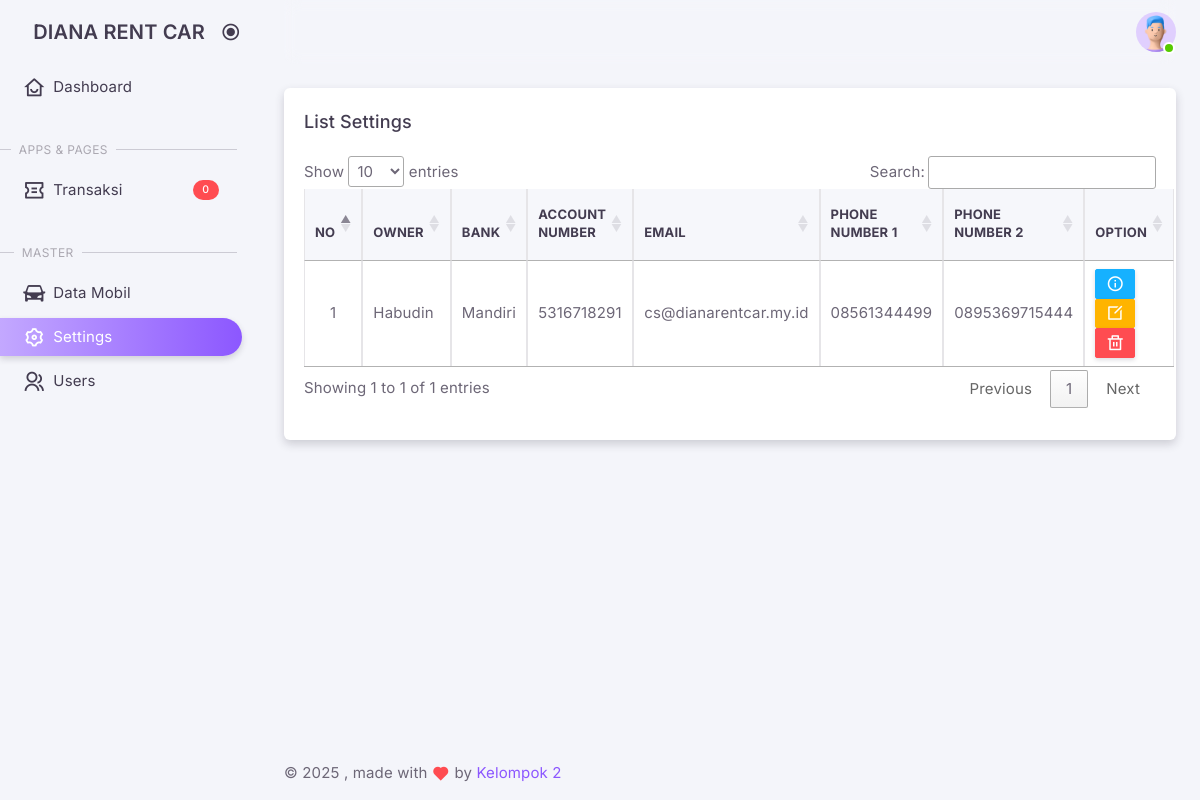
Screenshot of /admin/index.php?views=setting_list (signed in) with the database file from the repository.
### tables this page shows
CREATE TABLE IF NOT EXISTS `tm_settings` (
  `id` int NOT NULL AUTO_INCREMENT,
  `uuid` varchar(40) NOT NULL,
  `owner` varchar(50) NOT NULL,
  `photo` varchar(255) NOT NULL,
  `bank` varchar(50) NOT NULL,
  `account_number` varchar(50) NOT NULL,
  `account_name` varchar(50) NOT NULL,
  `address` text NOT NULL,
  `email` varchar(50) NOT NULL,
  `phone_number_1` varchar(14) NOT NULL,
  `phone_number_2` varchar(14) DEFAULT NULL,
  `agreement_1` text NOT NULL,
  `agreement_2` text NOT NULL,
  `visi` text NOT NULL,
  `misi` text NOT NULL,
  `about_company` text NOT NULL,
  `history_company` text NOT NULL,
  `about_footer` text NOT NULL,
  `facebook` varchar(255) DEFAULT NULL,
  `instagram` varchar(255) DEFAULT NULL,
  `twitter` varchar(255) DEFAULT NULL,
  `tiktok` varchar(255) DEFAULT NULL,
  `created_at` timestamp NULL DEFAULT CURRENT_TIMESTAMP,
  `updated_at` timestamp NULL DEFAULT CURRENT_TIMESTAMP ON UPDATE CURRENT_TIMESTAMP,
  PRIMARY KEY (`id`),
  UNIQUE KEY `id` (`id`)
);

### classes/Setting.php (called while the page is built, shortened)
<?php
class Setting
{
    private $conn;
    private $table = 'tm_settings';
    public function __construct()
    {
        $db = new Database();
        $this->conn = $db->connect();
    }
    public function list()
    {
        $query = "SELECT * FROM " . $this->table;
        $stmt = $this->conn->query($query);
        return $stmt->fetchAll(PDO::FETCH_ASSOC);
    }
}

### classes/DatabaseExample.php (called while the page is built, shortened)
<?php
class Database
{
    private $host = 'localhost';
    private $db_name = 'dianarentcar';
    private $username = 'root';
    private $password = '';
    public function connect()
    {
        $this->conn = null;
        try {
            $this->conn = new PDO("mysql:host=" . $this->host . ";dbname=" . $this->db_name, $this->username, $this->password);
            $this->conn->setAttribute(PDO::ATTR_ERRMODE, PDO::ERRMODE_EXCEPTION);
        } catch (PDOException $e) {
            echo "Connection Error: " . $e->getMessage();
        }
        return $this->conn;
    }
}

### admin/pages/setting/list.php (the view, shortened to what this page needs)
<?php
require_once '../classes/Setting.php';
$getSetting = new Setting();
$settings = $getSetting->list();
$no = 1;
?>
<div class="container-xxl flex-grow-1 container-p-y">
    <div class="row gy-6">
        <div class="col-12">
            <div class="card overflow-hidden">
                <div class="card-header d-flex justify-content-between align-items-center">
                    <h5 class="mb-0">List Settings</h5>
                </div>
                <div class="table-responsive" style="padding: 0 1.25rem 2rem 1.25rem;">
                    <table id="settingsTable" class="table table-bordered table-striped table-sm" width="100%">
                        <thead>
                            <tr>
                                <th>No</th>
                                <th>Owner</th>
                                <th>Bank</th>
                                <th>Account Number</th>
                                <th>Email</th>
                                <th>Phone Number 1</th>
                                <th>Phone Number 2</th>
                                <th>Option</th>
                            </tr>
                        </thead>
                        <tbody>
                            <?php foreach ($settings as $setting): ?>
                                <tr>
                                    <td class="text-center"><?php echo $no++; ?></td>
                                    <td><?php echo htmlspecialchars($setting['owner']); ?></td>
                                    <td><?php echo htmlspecialchars($setting['bank']); ?></td>
                                    <td><?php echo htmlspecialchars($setting['account_number']); ?></td>
                                    <td><?php echo htmlspecialchars($setting['email']); ?></td>
                                    <td><?php echo htmlspecialchars($setting['phone_number_1']); ?></td>
                                    <td><?php echo htmlspecialchars($setting['phone_number_2']); ?></td>
                                    <td>
                                        <a href="?views=setting_detail&uuid=<?php echo urlencode($setting['uuid']); ?>" class="btn btn-info btn-xs" data-toggle="tooltip"
                                            title="Detail">
                                            <i class="ri-information-line"></i>
                                        </a>
                                        <a href="?views=setting_edit&uuid=<?php echo urlencode($setting['uuid']); ?>" class="btn btn-warning btn-xs" data-toggle="tooltip"
                                            title="Edit">
                                            <i class="ri-edit-box-line"></i>
                                        </a>
                                        <button type="button" class="btn btn-danger btn-xs" data-bs-toggle="modal" data-bs-target="#deleteModal"
                                            data-delete-url="../backend/setting/delete.php?uuid=<?php echo urlencode($setting['uuid']); ?>" data-toggle="tooltip"
                                            title="Delete">
                                            <i class="ri-delete-bin-line"></i>
                                        </button>
                                    </td>
                                </tr>
                            <?php endforeach; ?>
                        </tbody>
                    </table>
                </div>
            </div>
        </div>
    </div>
</div>

### rows the page displays
tm_settings: owner "Habudin", bank "Mandiri", account_number "5316718291", email "cs@dianarentcar.my.id", phone_number_1 "08561344499", phone_number_2 "0895369715444"

### other values shown
$totalBookings "0"
